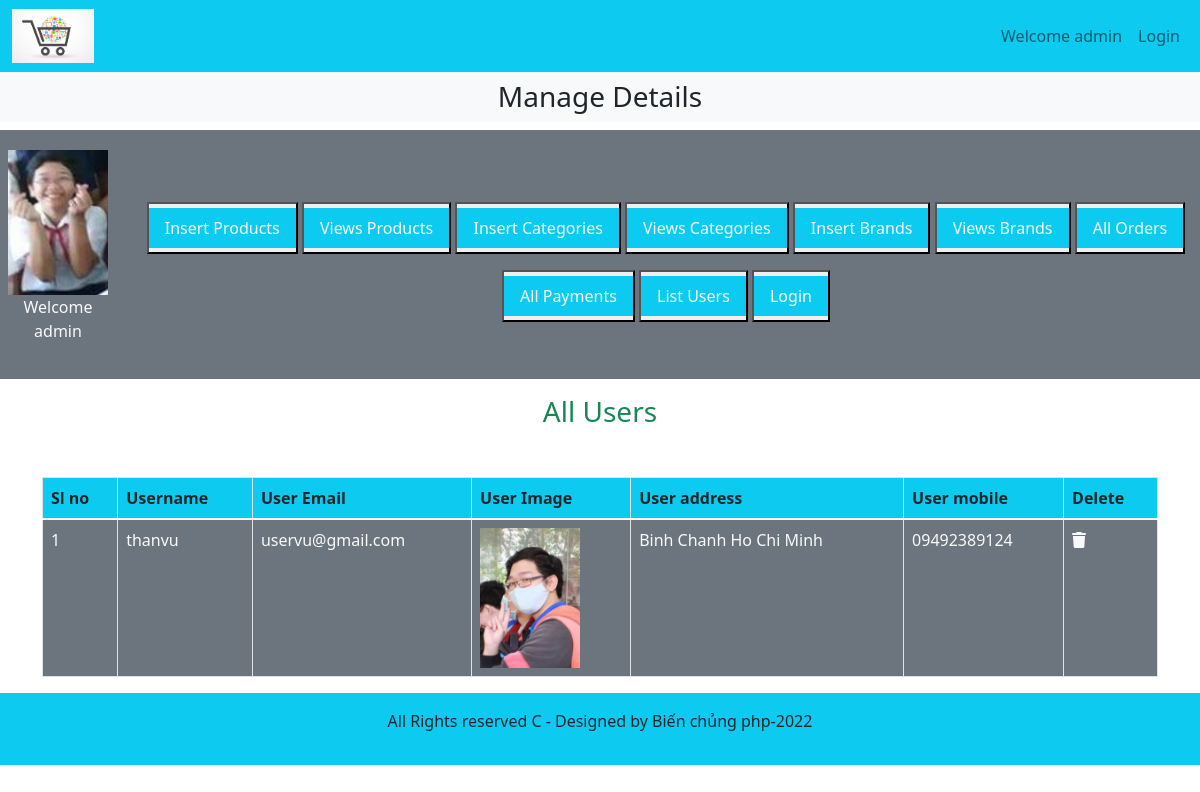
Page /admin_area/index.php?list_users on the committed database.
### tables this page shows
CREATE TABLE `user_table` (
  `user_id` int(11) NOT NULL,
  `username` varchar(200) NOT NULL,
  `user_email` varchar(200) NOT NULL,
  `user_password` varchar(255) NOT NULL,
  `user_image` varchar(255) NOT NULL,
  `user_ip` varchar(150) NOT NULL,
  `user_address` varchar(255) NOT NULL,
  `user_mobile` varchar(80) NOT NULL
);

### admin_area/list_users.php (the view, shortened to what this page needs)
<h3 class="text-center text-success">All Users</h3>
<table class="table table-bordered mt-5">
    <thead class="bg-info">
        <?php
            $get_users="SELECT * FROM `user_table`";
            $result=mysqli_query($con,$get_users);
            $row_count=mysqli_num_rows($result);
        if($row_count==0){
            echo "<h2 class='text-danger text-center mt-5'>No User yet</h2>";
        }else {
            echo "<tr>
                        <th>Sl no</th>
                        <th>Username</th>
                        <th>User Email</th>
                        <th>User Image</th>
                        <th>User address</th>
                        <th>User mobile</th>
                        <th>Delete</th>
                    </tr>
                </thead>
            <tbody class='bg-secondary text-light'>";
            $number=0;
            while($row_data=mysqli_fetch_assoc($result)){
                $username=$row_data['username'];
                $user_email=$row_data['user_email'];
                $user_image=$row_data['user_image'];
                $user_address=$row_data['user_address'];
                $user_mobile=$row_data['user_mobile'];
                $number++;
                echo "<tr>
                    <td>$number</td>
                    <td>$username</td>
                    <td>$user_email</td>
                    <td><img src='../users_area/user_images/$user_image' alt='' class='product_img'/></td>
                    <td>$user_address</td>
                    <td>$user_mobile</td>
                    <td><a href='' class='text-light'>
                    <i class='fa-solid fa-trash'></i></a></td>
                </tr>";
            }
        }
        ?>
    </tbody>
</table>

### styles.css (style rules this page uses)
* { margin: 0; padding: 0; box-sizing: border-box; }

### admin_area/index.php (style rules this page uses)
body { overflow-x: hidden; }
.product_img { width: 100px; object-fit: contain; }

### rows in the picture
user_table: username "thanvu", user_email "uservu@gmail.com", user_image (picture), user_address "Binh Chanh Ho Chi Minh", user_mobile "09492389124"
